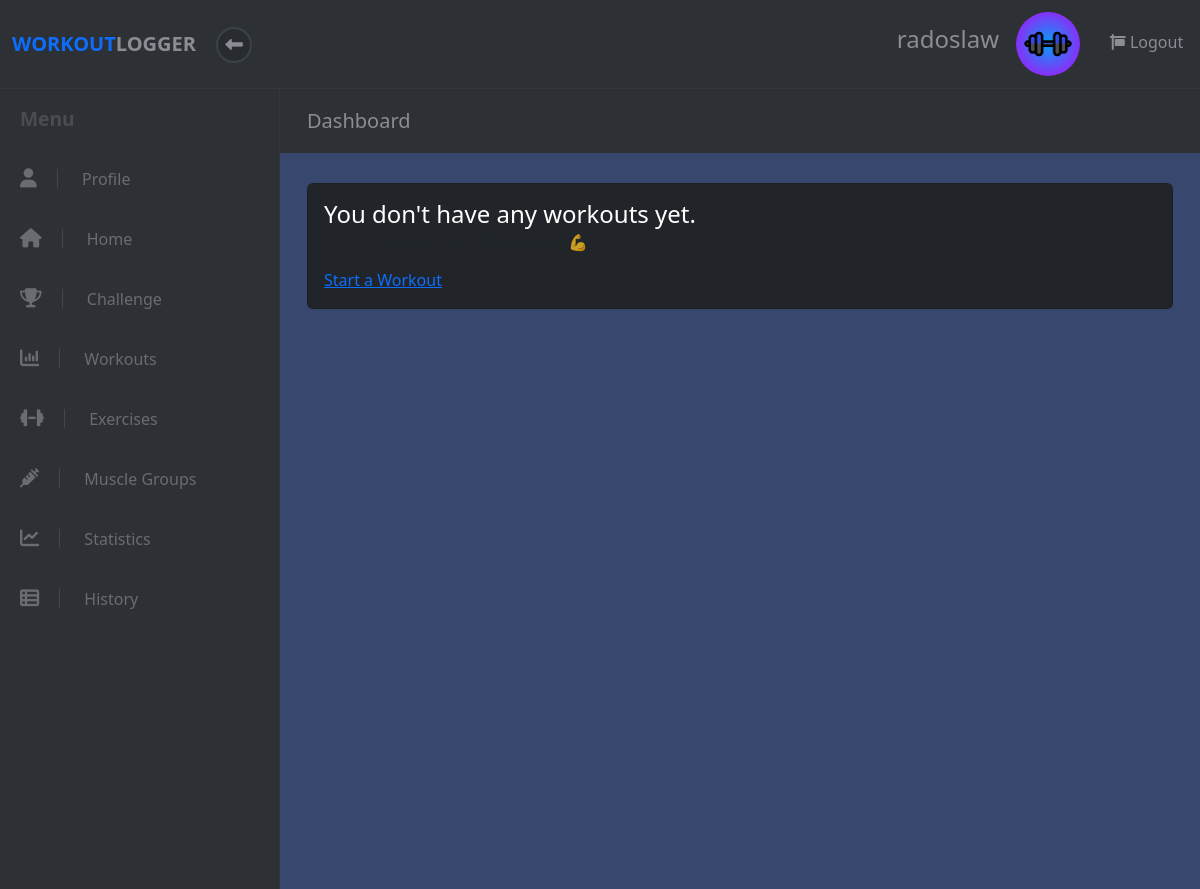
Before: /dashboard (signed in) with the older database file.
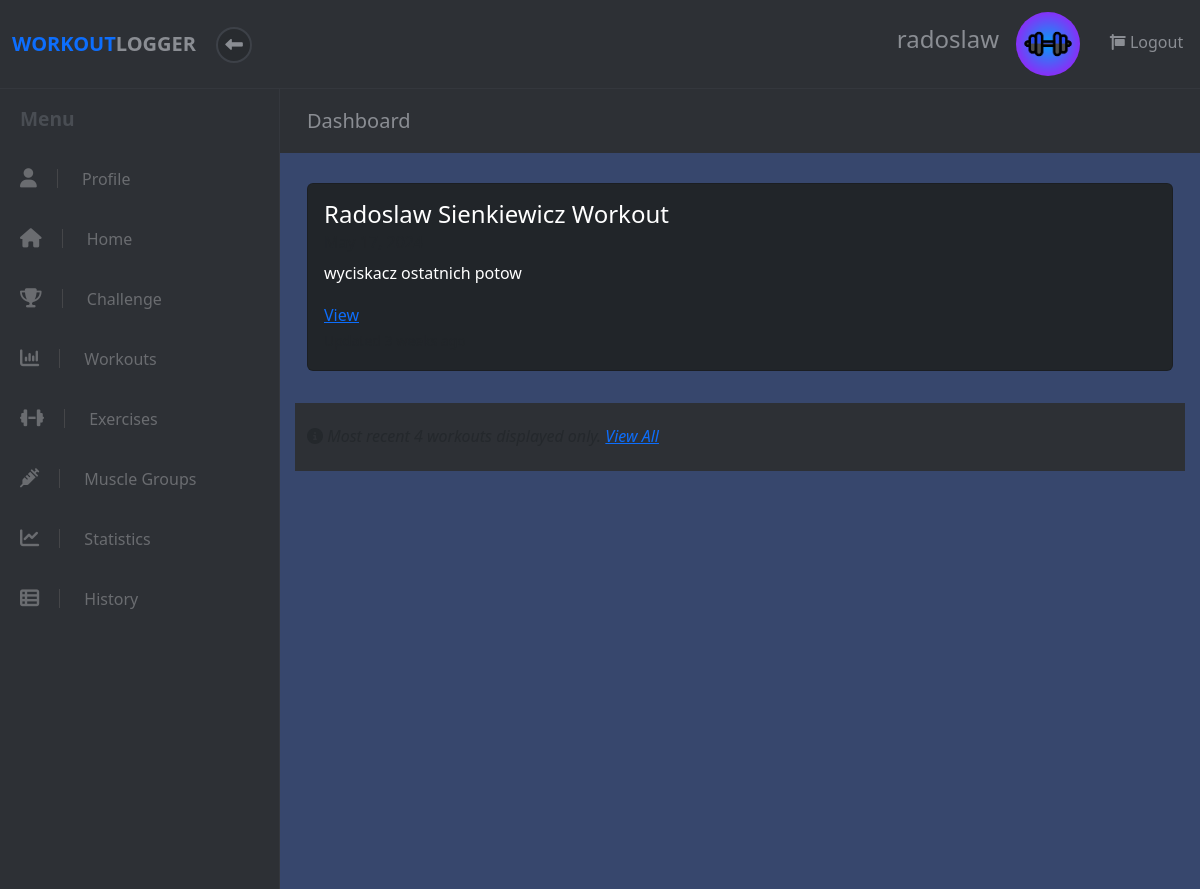
After: the same page with the newer database file.
### apps/workout/models.py (models this page shows, shortened)
class Workout(models.Model):
    name = models.CharField(max_length=50)
    description = models.CharField(max_length=150)
    completed = models.BooleanField(default=False)
    is_shared = models.BooleanField(default=False)
    user = models.ForeignKey(User, on_delete=models.CASCADE, default=None)
    challenge = models.ForeignKey(Challenge, on_delete=models.CASCADE, default=None, blank=True, null=True)
    created_at = models.DateTimeField(auto_now_add=True)
    updated_at = models.DateTimeField(auto_now=True)
    objects = WorkoutManager()

### apps/workout/views.py (the view)
# urls.py: re_path(r'^dashboard$', views.dashboard),
def dashboard(request):
    try:
        user = User.objects.get(id=request.session["user_id"])
        recent_workouts = Workout.objects.filter(user__id=user.id).order_by('-id')[:4]
        data = {
            'user': user,
            'recent_workouts': recent_workouts,
        }
        return render(request, "workout/dashboard.html", data)
    except (KeyError, User.DoesNotExist) as err:
        messages.info(request, "You must be logged in to view this page.", extra_tags="invalid_session")
        logging.warning("User must be logged in to view 'dashboard'.")
        return redirect("/")

### apps/workout/templates/workout/dashboard.html (shortened to what this page needs)
<!DOCTYPE html>
<html>
  <head>
    {% load static %}
    <link
      rel="stylesheet"
      href="{% static 'fontawesomefree/css/all.min.css' %}"
    />
    <link rel="stylesheet" href="../../static/workout/styles.css" />
    {% load bootstrap5 %} {% bootstrap_css %} {% bootstrap_javascript %}
  </head>
  <body>
    {% include 'workout/widgets/header.html' %}
    <div class="d-flex align-items-stretch">
      {% include 'workout/widgets/sidebar.html' %}
      <div class="page-content">
        <div class="page-header">
          <div class="container-fluid">
            <h2 class="h5 no-margin-bottom">Dashboard</h2>
          </div>
        </div>
        <section class="no-padding-bottom">
          <div class="container-fluid mb-4">
            <div class="row">
              {% if recent_workouts %}
              {% for workout in recent_workouts %}
              <div class="col-lg-12 pb-4">
                <div class="card text-white bg-dark mb-2">
                  <div class="card-body">
                    <h4 class="card-title">{{workout.name}}</h4>
                    <h6 class="card-subtitle mb-2 text-muted">
                    </h6>
                    <p class="card-text">{{workout.description}}</p>
                    <a href="/workout/{{workout.id}}" class="card-link">View</a>
                    <p class="card-text">
                      <small class="text-muted"
                        >Updated {{workout.updated_at | timesince}} ago</small
                      >
                    </p>
                  </div>
                </div>
              </div>
              {% endfor %}
              <p class="text-white text-muted ml-3 mr-3 block">
                <i class="fa fa-info-circle"></i>
                <em
                  >Most recent 4 workouts displayed only.
                  <a href="/workout" class="card-link">View All</a></em
                >
              </p>
              {% else %}
              <div class="col-lg-12 pb-4">
                <div class="card text-white bg-dark mb-4">
                  <div class="card-body">
                    <h4 class="card-title">You don't have any workouts yet.</h4>
                    <h6 class="card-subtitle mb-2 text-muted">
                      There's no time like the present! 💪
                    </h6>
                    <a href="/workout" class="card-link">Start a Workout</a>
                  </div>
                </div>
              </div>
              {% endif %}
            </div>
          </div>
        </section>
      </div>
    </div>
  </body>
</html>

Changed rows visible on the page:
added Workout: name "Radoslaw Sienkiewicz Workout", description "wyciskacz ostatnich potow"
Other visible differences:
text no longer shown: "You don't have any workouts yet. There's no time like the present! 💪 Start a Workout"
text now shown: "Most recent 4 workouts displayed only. View All"
